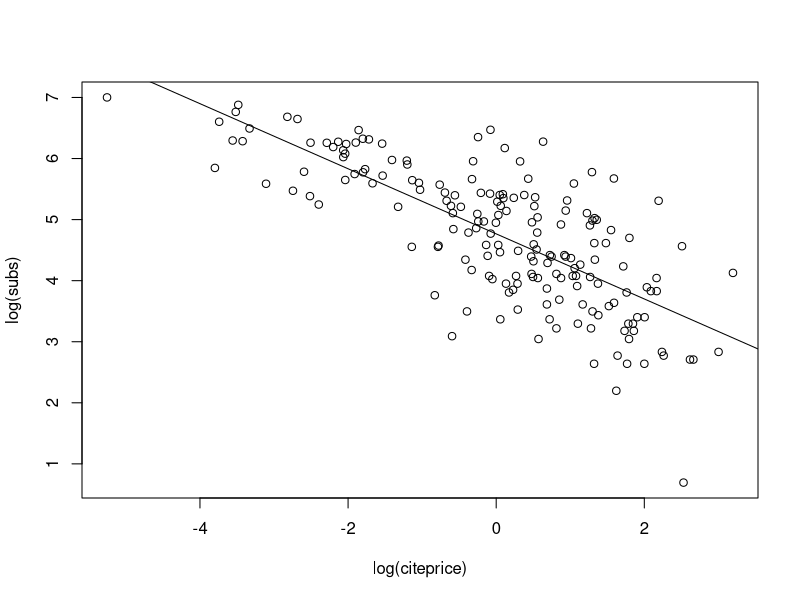
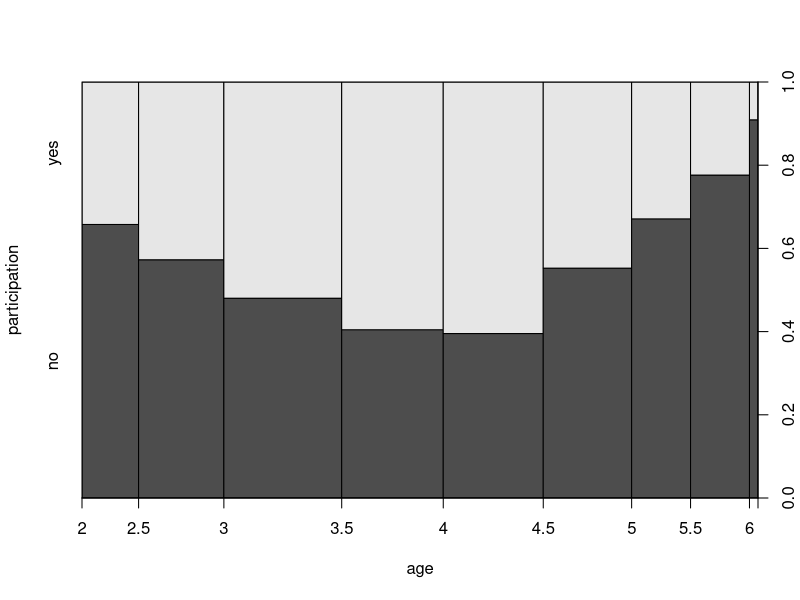

Write R code to recreate these figures, in order. (Note: this script raises an error after producing the figures.)
#====onsole to install a package is
# install.packages("package name") 

# Let us install the package AER - You need internet connection for this step
# install.packages("AER")

# Let us load the package into memory
library("AER")

#============================================================================>
## Ordinary least squares

# This is just a revision of 1.1. Let us reproduce the code here and take a 
# closer look at our results. Recall, the essence lies in the interpretation/
# meaning of our results. Codes just facilitator. 

# a prototypical call of a linear regression looks like fm <- lm(formula, data, ...)

# An example from the mroz data:
# Dependent variable - nonwife income
# Independent variables - age, age^2, education, experience
# We allow for a quadratic term to allow for decreasing/increasing returns
# to age

dat<- read.csv("dat.csv",header = T,sep = " ") # load data set

reg1<- lm(dat$nonwife~dat$age + I(dat$age^2)+dat$education+dat$experience)
summary(reg1)

# Interpretation of the results?
#--------------------------------------------->
# An example from the AER package
# load data from the package
data("Journals",package = "AER") #load data Journals into memory from the 
#package "AER
names(Journals)

# Explore the data
journals <- Journals[, c("subs", "price")] # create a data frame of two
# variables subs, price
journals$citeprice <- Journals$price/Journals$citations # generate new 
# variable citeprice and add it to journals. Notice the $ sign
summary(journals) # a summary of the data frame

# The goal is to estimate the effect of the price per citation on the 
# number of library subscriptions.

plot(log(subs) ~ log(citeprice), data = journals) # visualise relation-
#ship between variables.

# run a linear regression
jour_lm <- lm(log(subs) ~ log(citeprice), data = journals) # create
# regression object
summary(jour_lm)
abline(jour_lm) # add plot of fitted values to scatter plot

#============================================================================>
## Binary response models
#--------------------------------------------->
# Probit model
# we begin with a probit regression:
data("SwissLabor") # load data from the AER package
swiss_probit <- glm(participation ~ . + I(age^2),
                   data = SwissLabor, family = binomial(link = "probit"))
# The use of ~. implies regress participation on all other variables in the 
# data set then add a quadratic term of age
summary(swiss_probit) # summary of results
#--------------------------------------------->
# visualisation (using a spinogram)
plot(participation ~ age, data = SwissLabor, ylevels = 2:1)
# By setting ylevels =   2:1, the order of participation levels is 
# reversed, highlighting participation (rather than non-participation).
#--------------------------------------------->
# Interpretation of results using the average partial effects
favp <- mean(dnorm(predict(swiss_probit, type = "link")))
ape_p = favp * coef(swiss_probit) # these give the average partial effects
ape_p

#-------------------->
# Discussion:
# How would you calculate their standard errors and/or asymptotic 
# distributions? 
#--------------------------------------------->
# Logit model
swiss_logit <- glm(participation ~ . + I(age^2),
                    data = SwissLabor, family = binomial(link = "logit"))
summary(swiss_logit)

favl <- mean(dlogis(predict(swiss_logit, type = "link")))
ape_l = favl * coef(swiss_logit) # these give the average partial effects
ape_l

# compare average partial effects:
rbind(ape_p,ape_l)
# what do you say?

#============================================================================>
## Regression models for Count data
# These models have discrete dependent variables

# Poisson regression:
# We begin with the standard model for count data, a Poisson regression.
# Fitting is as simple as
#--------------------------------------------->
data("RecreationDemand") # load data from AER package
rd_pois <- glm(trips ~ ., data = RecreationDemand,
                   family = poisson)
# The dependent variable is the number of trips
summary(rd_pois)
# Interpretation of results?

#--------------------------------------------->
# Negative binomial regression
# In R, tools for negative binomial regression are provided by the MASS
# package (Venables and Ripley 2002).
# Let us re-run the count data model using the negative binomial

library("MASS") # this package is in-built. you don't need to install it
rd_nb <- glm.nb(trips ~ ., data = RecreationDemand)
summary(rd_nb)

# compare poisson and negative binomial results:
rbind(rd_pois$coefficients,rd_nb$coefficients)
# what do you observe ?

#============================================================================>
## Quantile Regression

# The package to use is rq
# install.packages("quantreg")
require("quantreg") # the command require() is synonymous to library()

# To get documentation on a function fun in a package that is installed, 
# type ?fun

# look up the function rq in quantreg
?rq
# skim through the documentation and run the example codes.
# you can do so by copying them into the editor and then run them or run 
# them straight in the console.
data(stackloss)
rq(stack.loss ~ stack.x,tau=.5)  # LAD is a special case of quantreg
rq(stack.loss ~ stack.x,tau=.25) 

#--------------------------------------------->
# Interpretation of the results?

#============================================================================>
## Bootstrapping a linear regression
# Conventional regression output relies on asymptotic approximations to the
# distributions of test statistics, which are often not very reliable in 
# small samples or models with substantial nonlinearities. A possible remedy 
# is to employ bootstrap methodology.

# For ease of reference, we reproduce the basic regression
data("Journals")
journals <- Journals[, c("subs", "price")]
journals$citeprice <- Journals$price/Journals$citations
jour_lm <- lm(log(subs) ~ log(citeprice), data = journals)
bootstrap
# Let us write a function to 

refit <- function(data, i) coef(lm(log(subs) ~ log(citeprice), data = data[i,]))

library("boot") #load package for bootstapping
set.seed(123) # set seed for reproducibility
jour_boot <- boot(journals, refit, R = 999)

# A comparison with the standard regression output
coeftest(jour_lm)

boot.ci(jour_boot, index = 2, type = "basic") # compute confidence intervals

# while its classical counterpart is
confint(jour_lm, parm = 2)
# How do they compare?
#============================================================================>

# Exercises:
# use data set "women" in the pre-loaded package "datasets"
# Use "height" as the outcome and "weight" as the covariate

# 1. Run a poisson regression: outcome - floor(height), covariate - weight
# 2. Run a negative binomial regression : outcome - floor(height), covariate - weight
# 3. Run a quantile regression model at the following quantiles 
#    tau = c(0.2, 0.4, 0.5, 0.6, 0.8)
# 4. Run the gamma regression  of "height" on "weight". 
# Hint: use the "Gamma" family in glm( )
